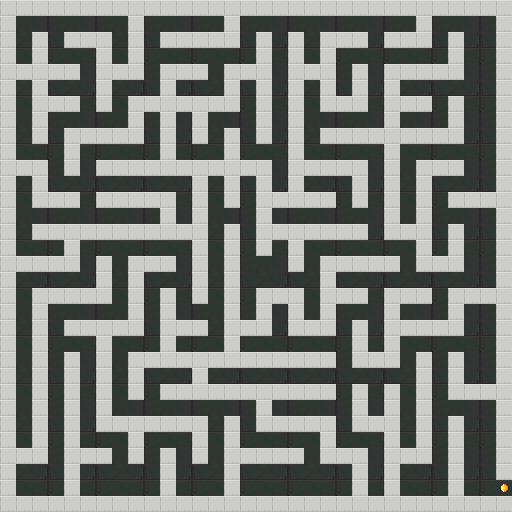

Rendered tile map (Tiled .tmx) drawn with the repository's tilesets; below, a short description and the map source with its tile grids summarised:
An orthogonal 32x32 tile map with 16x16 px tiles, 2 tile layers (background, level).

<map version="1.2" tiledversion="1.3.1" orientation="orthogonal" renderorder="right-down" compressionlevel="0" width="32" height="32" tilewidth="16" tileheight="16" infinite="0" nextlayerid="3" nextobjectid="1">
 <properties>
  <property name="maxMirrors" type="int" value="99999999" />
 </properties>
 <tileset firstgid="1" source="scifi_platformTiles_16x16.tsx" />
 <layer id="1" name="background" width="32" height="32">
  <data>[1024 cells, 1024 non-empty, 9 distinct tile ids]</data>
 </layer>
 <layer id="2" name="level" width="32" height="32">
  <data>[1024 cells, 1024 non-empty, 3 distinct tile ids]</data>
 </layer>
</map>
